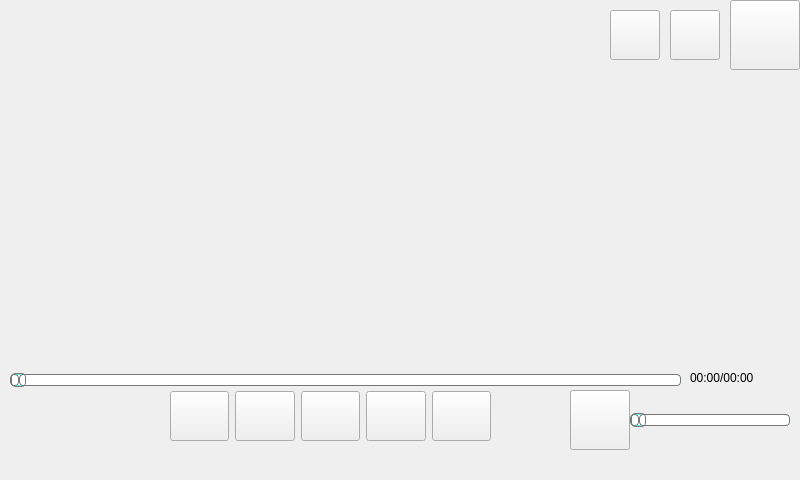
<?xml version="1.0" encoding="UTF-8"?>
<ui version="4.0">
 <class>cramera</class>
 <widget class="QMainWindow" name="cramera">
  <property name="geometry">
   <rect>
    <x>0</x>
    <y>0</y>
    <width>800</width>
    <height>480</height>
   </rect>
  </property>
  <property name="windowTitle">
   <string>MainWindow</string>
  </property>
  <property name="styleSheet">
   <string notr="true">cramera{border-image: url(:/camera.bmp);}</string>
  </property>
  <widget class="QWidget" name="centralwidget">
   <widget class="QPushButton" name="pushButton_home">
    <property name="geometry">
     <rect>
      <x>730</x>
      <y>0</y>
      <width>70</width>
      <height>70</height>
     </rect>
    </property>
    <property name="font">
     <font>
      <pointsize>15</pointsize>
     </font>
    </property>
    <property name="styleSheet">
     <string notr="true">border-image: url(:/main.png);</string>
    </property>
    <property name="text">
     <string/>
    </property>
   </widget>
   <widget class="QSlider" name="horizontalSlider_video">
    <property name="geometry">
     <rect>
      <x>10</x>
      <y>370</y>
      <width>671</width>
      <height>20</height>
     </rect>
    </property>
    <property name="styleSheet">
     <string notr="true">QSlider::groove:horizontal { 
border: 1px solid #55ffff; 
background: white; 
height: 10px; 
border-radius: 4px; 
} 
   
QSlider::sub-page:horizontal { 
background: qlineargradient(x1: 0, y1: 0.2, x2: 1, y2: 1, 
    stop: 0 #55ffff, stop: 1 #55ffff); 
border: 1px solid #777; 
height: 10px; 
border-radius: 4px; 
} 
   
QSlider::add-page:horizontal { 
background: #fff; 
border: 1px solid #777; 
height: 10px; 
border-radius: 4px; 
} 
   
QSlider::handle:horizontal { 
background: qlineargradient(x1:0, y1:0, x2:1, y2:1, 
    stop:0 #eee, stop:1 #ccc); 
border: 1px solid #777; 
width: 13px; 
margin-top: -2px; 
margin-bottom: -2px; 
border-radius: 4px; 
} 
   
QSlider::handle:horizontal:hover { 
background: qlineargradient(x1:0, y1:0, x2:1, y2:1, 
    stop:0 #fff, stop:1 #ddd); 
border: 1px solid #444; 
border-radius: 4px; 
} 
   
QSlider::sub-page:horizontal:disabled { 
background: #bbb; 
border-color: #999; 
} 
   
QSlider::add-page:horizontal:disabled { 
background: #eee; 
border-color: #999; 
} 
   
QSlider::handle:horizontal:disabled { 
background: #eee; 
border: 1px solid #aaa; 
border-radius: 4px; 
} </string>
    </property>
    <property name="orientation">
     <enum>Qt::Horizontal</enum>
    </property>
   </widget>
   <widget class="QLabel" name="label">
    <property name="geometry">
     <rect>
      <x>690</x>
      <y>370</y>
      <width>101</width>
      <height>16</height>
     </rect>
    </property>
    <property name="text">
     <string>00:00/00:00</string>
    </property>
   </widget>
   <widget class="QPushButton" name="pushButton_volume">
    <property name="geometry">
     <rect>
      <x>570</x>
      <y>390</y>
      <width>60</width>
      <height>60</height>
     </rect>
    </property>
    <property name="styleSheet">
     <string notr="true">border-image: url(:/music/volume.png);</string>
    </property>
    <property name="text">
     <string/>
    </property>
   </widget>
   <widget class="QPushButton" name="pushButton_add">
    <property name="geometry">
     <rect>
      <x>610</x>
      <y>10</y>
      <width>50</width>
      <height>50</height>
     </rect>
    </property>
    <property name="styleSheet">
     <string notr="true">border-image: url(:/add.png);</string>
    </property>
    <property name="text">
     <string/>
    </property>
   </widget>
   <widget class="QPushButton" name="del">
    <property name="geometry">
     <rect>
      <x>670</x>
      <y>10</y>
      <width>50</width>
      <height>50</height>
     </rect>
    </property>
    <property name="styleSheet">
     <string notr="true">border-image: url(:/del.png);</string>
    </property>
    <property name="text">
     <string/>
    </property>
   </widget>
   <widget class="QListWidget" name="listWidget">
    <property name="geometry">
     <rect>
      <x>620</x>
      <y>70</y>
      <width>170</width>
      <height>300</height>
     </rect>
    </property>
    <property name="styleSheet">
     <string notr="true">background-color: transparent;</string>
    </property>
   </widget>
   <widget class="QSlider" name="horizontalSlider_volume">
    <property name="geometry">
     <rect>
      <x>630</x>
      <y>410</y>
      <width>160</width>
      <height>20</height>
     </rect>
    </property>
    <property name="styleSheet">
     <string notr="true">QSlider::groove:horizontal { 
border: 1px solid #55ffff; 
background: white; 
height: 10px; 
border-radius: 4px; 
} 
   
QSlider::sub-page:horizontal { 
background: qlineargradient(x1: 0, y1: 0.2, x2: 1, y2: 1, 
    stop: 0 #55ffff, stop: 1 #55ffff); 
border: 1px solid #777; 
height: 10px; 
border-radius: 4px; 
} 
   
QSlider::add-page:horizontal { 
background: #fff; 
border: 1px solid #777; 
height: 10px; 
border-radius: 4px; 
} 
   
QSlider::handle:horizontal { 
background: qlineargradient(x1:0, y1:0, x2:1, y2:1, 
    stop:0 #eee, stop:1 #ccc); 
border: 1px solid #777; 
width: 13px; 
margin-top: -2px; 
margin-bottom: -2px; 
border-radius: 4px; 
} 
   
QSlider::handle:horizontal:hover { 
background: qlineargradient(x1:0, y1:0, x2:1, y2:1, 
    stop:0 #fff, stop:1 #ddd); 
border: 1px solid #444; 
border-radius: 4px; 
} 
   
QSlider::sub-page:horizontal:disabled { 
background: #bbb; 
border-color: #999; 
} 
   
QSlider::add-page:horizontal:disabled { 
background: #eee; 
border-color: #999; 
} 
   
QSlider::handle:horizontal:disabled { 
background: #eee; 
border: 1px solid #aaa; 
border-radius: 4px; 
} </string>
    </property>
    <property name="orientation">
     <enum>Qt::Horizontal</enum>
    </property>
   </widget>
   <widget class="QWidget" name="">
    <property name="geometry">
     <rect>
      <x>170</x>
      <y>390</y>
      <width>321</width>
      <height>55</height>
     </rect>
    </property>
    <layout class="QHBoxLayout" name="_2" stretch="0,0,0,0,0">
     <property name="sizeConstraint">
      <enum>QLayout::SetMaximumSize</enum>
     </property>
     <property name="leftMargin">
      <number>0</number>
     </property>
     <property name="topMargin">
      <number>1</number>
     </property>
     <property name="rightMargin">
      <number>0</number>
     </property>
     <property name="bottomMargin">
      <number>0</number>
     </property>
     <item>
      <widget class="QPushButton" name="pushButton_slow">
       <property name="minimumSize">
        <size>
         <width>50</width>
         <height>50</height>
        </size>
       </property>
       <property name="styleSheet">
        <string notr="true">border-image: url(:/music/slow.png);</string>
       </property>
       <property name="text">
        <string/>
       </property>
      </widget>
     </item>
     <item>
      <widget class="QPushButton" name="pushButton_prev">
       <property name="minimumSize">
        <size>
         <width>50</width>
         <height>50</height>
        </size>
       </property>
       <property name="styleSheet">
        <string notr="true">border-image: url(:/music/prev.png);</string>
       </property>
       <property name="text">
        <string/>
       </property>
      </widget>
     </item>
     <item>
      <widget class="QPushButton" name="pushButton_pause">
       <property name="minimumSize">
        <size>
         <width>50</width>
         <height>50</height>
        </size>
       </property>
       <property name="styleSheet">
        <string notr="true">border-image: url(:/music/pause.png);</string>
       </property>
       <property name="text">
        <string/>
       </property>
      </widget>
     </item>
     <item>
      <widget class="QPushButton" name="pushButton_next">
       <property name="minimumSize">
        <size>
         <width>50</width>
         <height>50</height>
        </size>
       </property>
       <property name="styleSheet">
        <string notr="true">border-image: url(:/music/next.png);</string>
       </property>
       <property name="text">
        <string/>
       </property>
      </widget>
     </item>
     <item>
      <widget class="QPushButton" name="pushButton_fast">
       <property name="minimumSize">
        <size>
         <width>50</width>
         <height>50</height>
        </size>
       </property>
       <property name="styleSheet">
        <string notr="true">border-image: url(:/music/fast.png);</string>
       </property>
       <property name="text">
        <string/>
       </property>
      </widget>
     </item>
    </layout>
   </widget>
  </widget>
  <widget class="QMenuBar" name="menubar">
   <property name="geometry">
    <rect>
     <x>0</x>
     <y>0</y>
     <width>800</width>
     <height>26</height>
    </rect>
   </property>
  </widget>
 </widget>
 <resources/>
 <connections/>
</ui>
